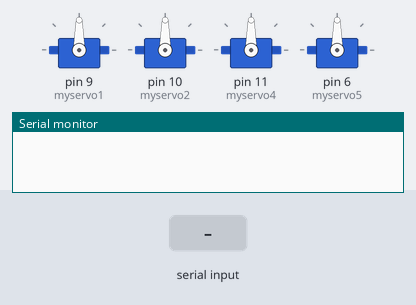
Simulated run of this sketch. Board: Arduino Uno, built with avr-gcc and run on an emulated ATmega328P. On the bench: 4 × servo, the last lines printed to the serial monitor. The test bench sets the inputs (shaded band).

Above: at 1.2 s.
1.3 s: "1" received over the second serial link
At 2.0 s:
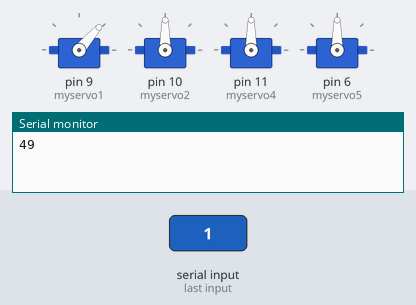
At 2.7 s:
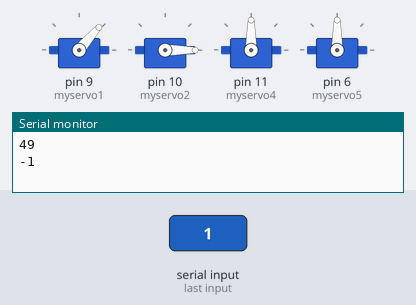
4.3 s: "0" received over the second serial link
At 5.4 s:
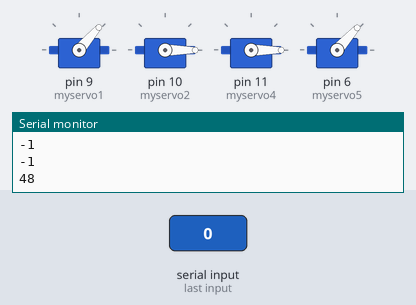
Timing chart, 0 to 7.3 s (numbered marks = the images above; inputs shaded):
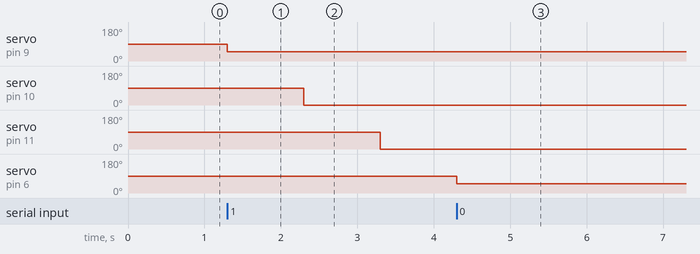

The sketch:

Bluetooth_Controlled_Servo_Motors.ino
```cpp
/*
  Author: Vikrant_Gupta
  Email: vikrantgupta95@gmail.com
  LinkedIn: https://www.linkedin.com/in/vikrantgupta95/
  Instagram: https://www.instagram.com/crazyvikku/
  GitHub: https://github.com/vikrantgupta95

  Description:
  This code controls multiple servos based on commands received from an Android app via Bluetooth.
  It reads the Bluetooth input and rotates the servos according to the received values.

  Last updated: [Date]
*/

#include <SoftwareSerial.h>
#include <Servo.h>

Servo myservo1;
Servo myservo2;
Servo myservo4;
Servo myservo5;

int bluetoothTx = A0; // Bluetooth TX connected to pin A0
int bluetoothRx = A1; // Bluetooth RX connected to pin A1

SoftwareSerial bluetooth(bluetoothTx, bluetoothRx);

void setup() {
  myservo1.attach(9); // Attach servo signal wire to pin 9
  myservo2.attach(10);
  myservo4.attach(11);
  myservo5.attach(6);

  // Setup USB serial connection to computer
  Serial.begin(9600);

  // Setup Bluetooth serial connection to Android
  bluetooth.begin(9600);
}

void loop() {
  // Read from Bluetooth and write to USB serial
  if (bluetooth.available() > 0) { // Receive number from Bluetooth
    int servopos1 = bluetooth.read(); // Save the received number
    Serial.println(servopos1); // Serial print the received number
    myservo1.write(servopos1); // Rotate the servo to the received angle

    delay(1000);

    int servopos2 = bluetooth.read();
    Serial.println(servopos2);
    myservo2.write(servopos2);

    delay(1000);

    int servopos4 = bluetooth.read();
    Serial.println(servopos4);
    myservo4.write(servopos4);

    delay(1000);

    int servopos5 = bluetooth.read();
    Serial.println(servopos5);
    myservo5.write(servopos5);
  }
}
```

Measured:
- after the input at 1.3 s, servo on pin 9 (myservo1): 90° → 49° at once; servo on pin 10 (myservo2): 90° → 0° after 1.0 s; servo on pin 11 (myservo4): 90° → 0° after 2.0 s
- after the input at 4.3 s, servo on pin 6 (myservo5): 90° → 48° at once
